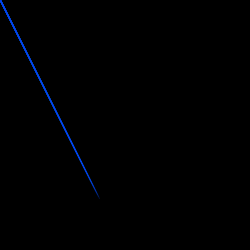
Frame 1 (no input)
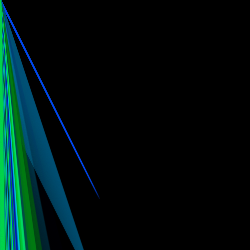
Frame 60 (the mouse pressed at the canvas centre just before this capture)
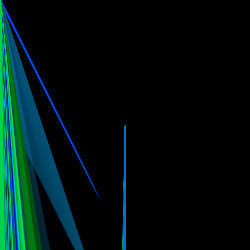
Frame 120 (the mouse held since frame 60 and released just before this capture)

The Processing sketch that drew these frames (run headless with seeded random() and noise(); from frame 60 on, the mouse is pressed at the canvas centre):

// Processing sketch: processing_18454
// ── processing_18454.pde

int j;
int x=20;
int y=30;
int w=40;
int h=40;
 
void setup(){
   
  size(250,250);
 // shapes = new Shape[i];
  background(0);
}
 
 
void draw(){
  
  stroke(random(#FA0A72),random(0,255),random(0,255),random(0,255));
  for(int i=0; i<100; i++){
  line(i,i+j,mouseX,mouseY);
  j++;
 }   
}
